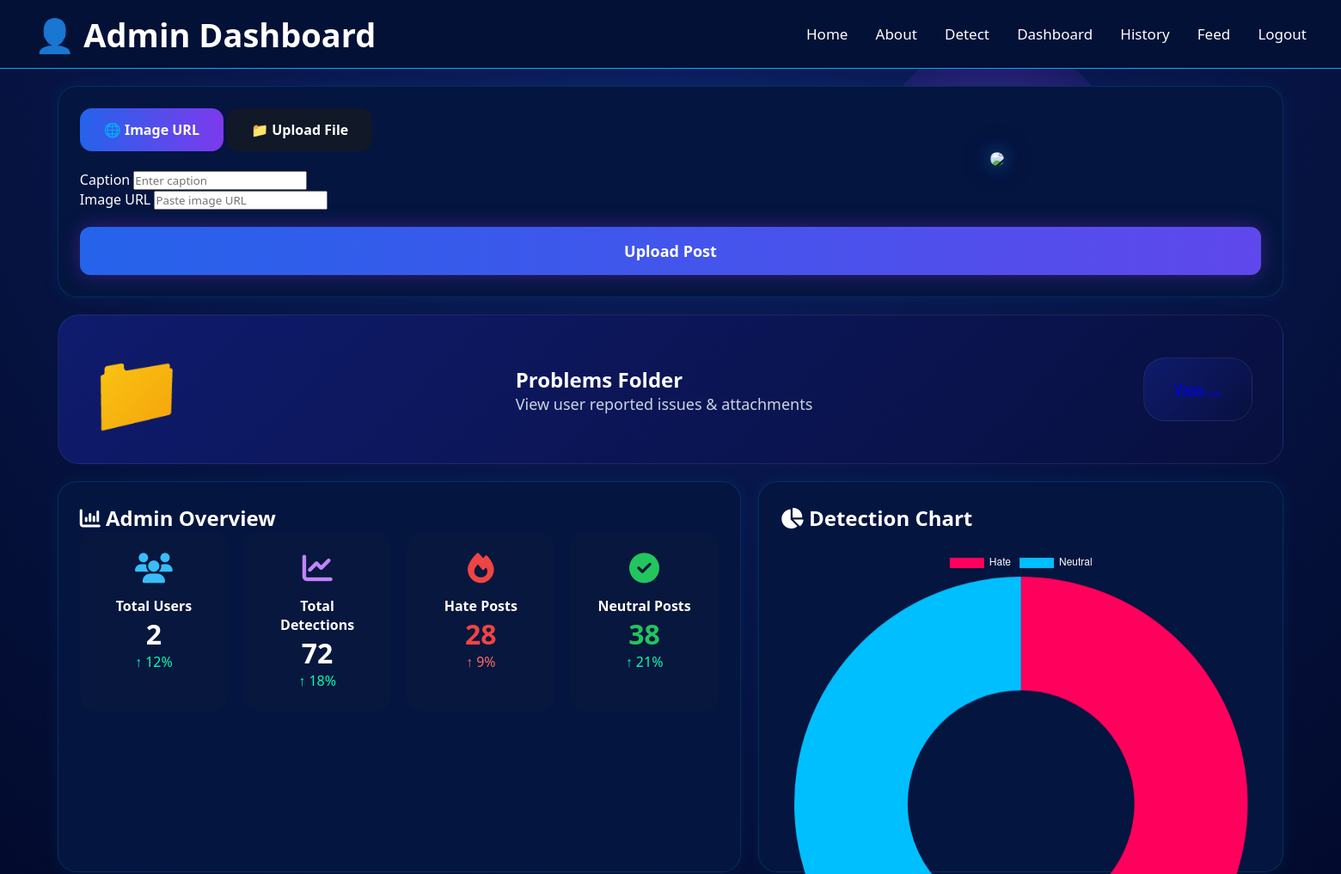
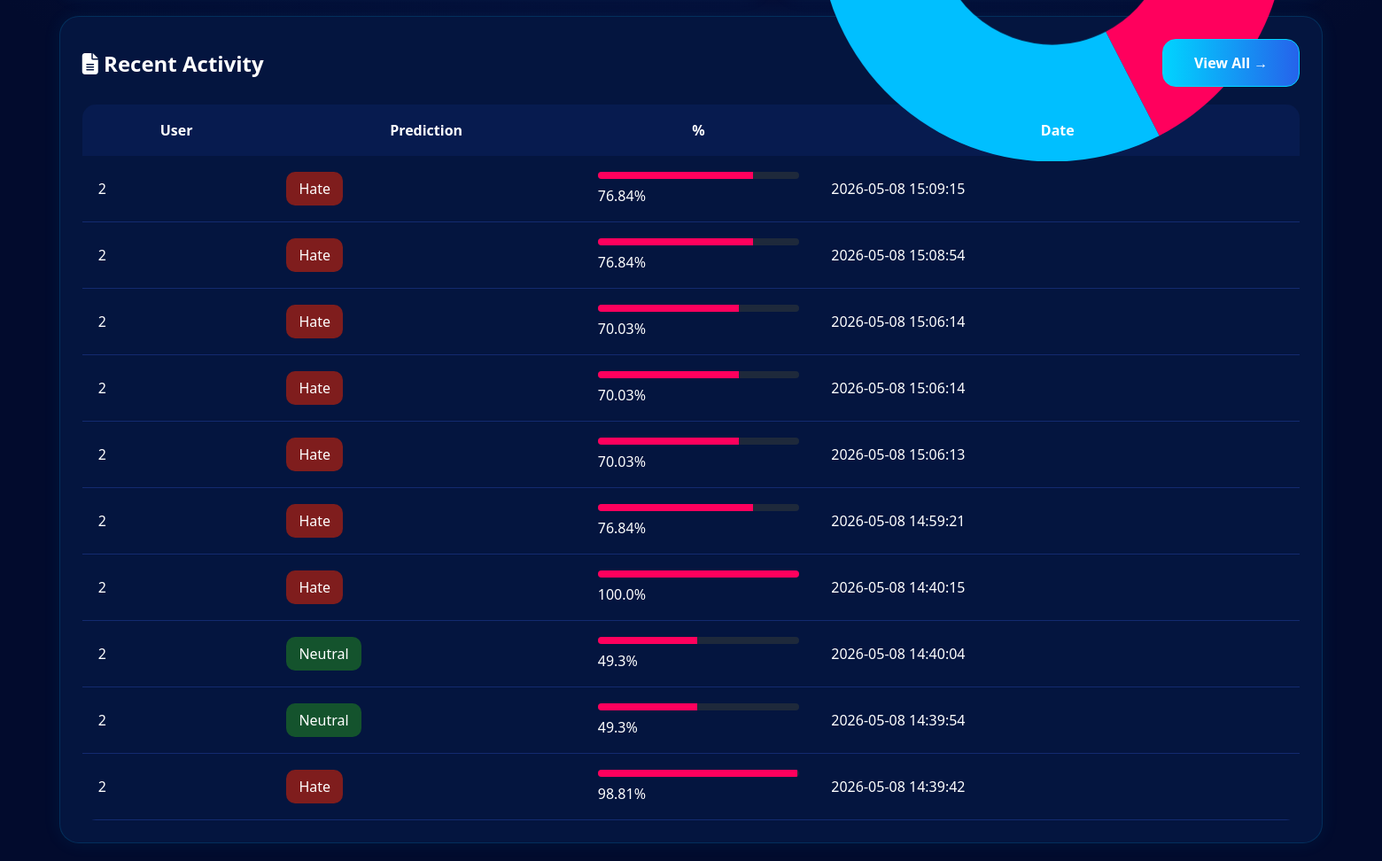
The page /admin (signed in) on the database its author committed (2 pictures, top to bottom).
### tables this page shows
CREATE TABLE results (
            id INTEGER PRIMARY KEY AUTOINCREMENT,
            user_id INTEGER NOT NULL,
            input_text TEXT,
            image_name TEXT,
            prediction TEXT NOT NULL,
            hate_confidence REAL,
            neutral_confidence REAL,
            created_at TEXT NOT NULL,
            FOREIGN KEY (user_id) REFERENCES users(id)
        );

### app.py (the view)
@app.route("/admin")
def admin_dashboard():
    if "user_id" not in session or session.get("is_admin") != 1:
        return redirect(url_for("login"))
    conn = get_db_connection()
    cursor = conn.cursor()
    cursor.execute("SELECT COUNT(*) as total FROM users")
    total_users = cursor.fetchone()["total"]
    cursor.execute("SELECT COUNT(*) as total FROM results")
    total_results = cursor.fetchone()["total"]
    cursor.execute("SELECT COUNT(*) as total FROM results WHERE prediction = 'Hate'")
    hate_count = cursor.fetchone()["total"]
    cursor.execute("SELECT COUNT(*) as total FROM results WHERE prediction = 'Neutral'")
    neutral_count = cursor.fetchone()["total"]
    cursor.execute("SELECT COUNT(*) as total FROM results WHERE prediction = 'Uncertain'")
    uncertain_count = cursor.fetchone()["total"]
    cursor.execute("""
        SELECT user_id, input_text, image_name, prediction,
               hate_confidence, neutral_confidence, created_at
        FROM results
        ORDER BY id DESC
        LIMIT 10
    """)
    recent_results = cursor.fetchall()
    cursor.execute("""
        SELECT *
        FROM reports
        ORDER BY id DESC
        LIMIT 20
    """)
    reports = cursor.fetchall()
    conn.close()
    return render_template(
        "admin.html",
        total_users=total_users,
        total_results=total_results,
        hate_count=hate_count,
        neutral_count=neutral_count,
        uncertain_count=uncertain_count,
        recent_results=recent_results,
        reports=reports
    )

### app.py (called while the page is built)
def get_db_connection():
    os.makedirs(DB_FOLDER, exist_ok=True)
    conn = sqlite3.connect(DB_PATH)
    conn.row_factory = sqlite3.Row
    return conn

### templates/admin.html (shortened to what this page needs)
<!DOCTYPE html>
<html>
<head>
<link href="https://cdnjs.cloudflare.com/ajax/libs/font-awesome/6.5.1/css/all.min.css" rel="stylesheet">
</head>
<body>
<nav class="navbar">
    <h2>👤 Admin Dashboard</h2>
    <div>
        <a href="/">Home</a>
        <a href="/about">About</a>
        <a href="/detect">Detect</a>
        <a href="/dashboard">Dashboard</a>
        <a href="/history">History</a>
        <a href="/feed">Feed</a>
        <a href="/logout">Logout</a>
    </div>
</nav>
<div class="container">
    <div class="top-section">
        <div class="card">
            <div class="post-options">
                <button
                    class="option-btn active"
                    id="urlBtn"
                    onclick="showUrlOption()">
                    🌐 Image URL
                </button>
                <button
                    class="option-btn"
                    id="fileBtn"
                    onclick="showFileOption()">
                    📁 Upload File
                </button>
                <div class="feed-right">
<img src="https://w0.peakpx.com/wallpaper/124/89/HD-wallpaper-neon-icon-violet-background-neon-symbols-creative-neon-icons-sign-media-signs-icon-media-icons.jpg">
            </div>
            <div class="input-group">
                <label>
                    Caption
                </label>
                <input
                    type="text"
                    id="postText"
                    placeholder="Enter caption"
                >
            </div>
            <div
                class="input-group"
                id="urlSection">
                <label>
                    Image URL
                </label>
                <input
                    type="text"
                    id="postImageUrl"
                    placeholder="Paste image URL"
                >
            </div>
            <button
                onclick="addPost()"
                class="upload-btn">
                 Upload Post
            </button>
        </div>
    </div>
</div>
   <div class="problem-folder">
    <div class="folder-icon">
        📁
    </div>
    <div>
        <h2>Problems Folder</h2>
        <p>View user reported issues & attachments</p>
    </div>
<a href="/admin_reports" class="problem-folder">
    </a>
</div>
<div class="middle-grid">
<div class="card">
<h2>
<i class="fas fa-chart-column"></i>
Admin Overview
</h2>
<div class="stats-grid">
<div class="stat-card">
<i class="fas fa-users"
style="color:#38bdf8;"></i>
<h4>Total Users</h4>
<h1>{{ total_users }}</h1>
<p style="color:#00ffb3;">
↑ 12%
</p>
</div>
<div class="stat-card">
<i class="fas fa-chart-line"
style="color:#c084fc;"></i>
<h4>Total Detections</h4>
<h1>{{ total_results }}</h1>
<p style="color:#00ffb3;">
↑ 18%
</p>
</div>
<div class="stat-card">
<i class="fas fa-fire"
style="color:#ef4444;"></i>
<h4>Hate Posts</h4>
<h1 style="color:#ef4444;">
{{ hate_count }}
</h1>
<p style="color:#ff6b6b;">
↑ 9%
</p>
</div>
<div class="stat-card">
<i class="fas fa-circle-check"
style="color:#22c55e;"></i>
<h4>Neutral Posts</h4>
<h1 style="color:#22c55e;">
{{ neutral_count }}
</h1>
<p style="color:#00ffb3;">
↑ 21%
</p>
</div>
</div>
</div>
<div class="card">
<h2>
<i class="fas fa-chart-pie"></i>
Detection Chart
</h2>
<div
style="
height:350px;
margin-top:20px;">
<canvas id="adminChart"></canvas>
</div>
</div>
</div>
<div class="card">
<div
style="
display:flex;
justify-content:space-between;
align-items:center;
margin-bottom:20px;">
<h2>
<i class="fas fa-file-lines"></i>
Recent Activity
</h2>
<a href="/history"
class="banner-btn">
View All →
</a>
</div>
{% if recent_results %}
<table class="activity-table">
<tr>
<th>User</th>
<th>Prediction</th>
<th>%</th>
<th>Date</th>
</tr>
{% for row in recent_results %}
<tr>
<td>
{{ row[0] }}
</td>
<td>
{% if row[3] == "Hate" %}
<span class="hate">
Hate
</span>
{% else %}
<span class="neutral">
Neutral
</span>
{% endif %}
</td>
<td>
<div class="progress">
<div
class="progress-fill"
style="width:{{ row[4] }}%;">
</div>
</div>
<div
style="
margin-top:8px;">
{{ row[4] }}%
</div>
</td>
<td>
{{ row[6] }}
</td>
</tr>
{% endfor %}
</table>
{% endif %}
</div>
</div>
<script>
const hateCount = {{ hate_count }};
const neutralCount = {{ neutral_count }};
new Chart(
document.getElementById("adminChart"),
{
type:"doughnut",
data:{
labels:[
"Hate",
"Neutral"
],
datasets:[{
data:[
hateCount,
neutralCount
],
backgroundColor:[
"#ff005d",
"#00bfff"
],
borderWidth:0
}]
},
options:{
responsive:true,
plugins:{
legend:{
labels:{
color:"white"
}
}
}
}
});
</script>
</body>
</html>

### rows shown on the page
results: user "2", prediction "Hate", hate_confidence "76.84", created_at "2026-05-08 15:09:15"
results: user "2", prediction "Hate", hate_confidence "76.84", created_at "2026-05-08 15:08:54"
results: user "2", prediction "Hate", hate_confidence "70.03", created_at "2026-05-08 15:06:14"
results: user "2", prediction "Hate", hate_confidence "70.03", created_at "2026-05-08 15:06:14"
results: user "2", prediction "Hate", hate_confidence "70.03", created_at "2026-05-08 15:06:13"
results: user "2", prediction "Hate", hate_confidence "76.84", created_at "2026-05-08 14:59:21"
results: user "2", prediction "Hate", hate_confidence "100.0", created_at "2026-05-08 14:40:15"
results: user "2", prediction "Neutral", hate_confidence "49.3", created_at "2026-05-08 14:40:04"
results: user "2", prediction "Neutral", hate_confidence "49.3", created_at "2026-05-08 14:39:54"
results: user "2", prediction "Hate", hate_confidence "98.81", created_at "2026-05-08 14:39:42"

### other values the page prints
{{ total_users }} "2"
{{ total_results }} "72"
{{ hate_count }} "28"
{{ neutral_count }} "38"
chart data {{ hate_count }} 28
chart data {{ neutral_count }} 38
